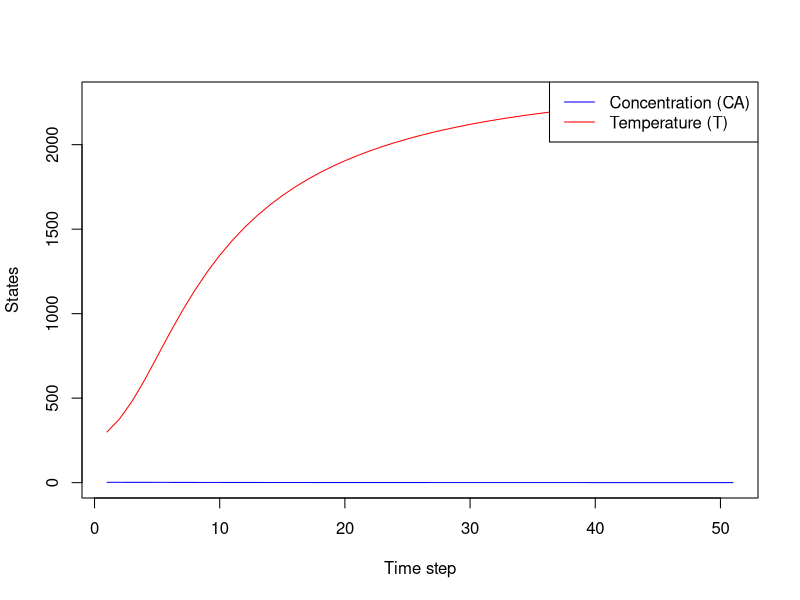

Source code (R):
# Load necessary libraries
library(deSolve)

# Define system dynamics for the nonlinear CSTR model
cstr_dynamics <- function(time, state, parameters) {
  CA <- state[1]  # Reactant concentration
  T <- state[2]   # Temperature
  
  # System parameters
  k0 <- 1.0; E <- 5000; R <- 8.314; delta_H <- -5000
  rho <- 1.0; Cp <- 4.18; V <- 100.0; F <- 1.0
  CA0 <- parameters[1]  # Control input 1
  Q <- parameters[2]    # Control input 2
  
  # Nonlinear rate and ODEs
  reaction_rate <- k0 * exp(-E / (R * T)) * CA^2
  dCAdt <- F / V * (CA0 - CA) - reaction_rate
  dTdt <- F / V * (300 - T) + (-delta_H) / (rho * Cp) * reaction_rate + Q / (rho * Cp * V)
  
  list(c(dCAdt, dTdt))  # Return list of derivatives
}

# Quantization function to reduce precision
quantize <- function(value, resolution = 0.1) {
  round(value / resolution) * resolution
}

# Cost function for the MPC optimization
cost_function <- function(u, state0, N, dt) {
  state <- state0
  total_cost <- 0
  
  u <- matrix(u, nrow=N, ncol=2, byrow=TRUE)  # Reshape u to N x 2 matrix
  
  for (i in 1:N) {
    parameters <- c(u[i, 1], u[i, 2])
    time <- c(0, dt)  # Time interval for ODE solver
    
    # Solve the system dynamics over this time step
    result <- ode(y = state, times = time, func = cstr_dynamics, parms = parameters)
    state <- result[nrow(result), 2:3]  # Update state
    
    # Calculate the cost (deviation from setpoint [CA = 2.96, T = 320] and control effort)
    total_cost <- total_cost + sum((state - c(2.96, 320))^2) + sum(u[i, ]^2)
  }
  
  return(total_cost)
}

# Nonlinear MPC optimization using R's optim function
mpc_optimization <- function(state0, N = 10, umin = c(0, 0), umax = c(7.5, 80), dt = 0.1) {
  # Initial guess for control inputs (random within bounds)
  u0 <- matrix(runif(N * 2, umin[1], umax[1]), N, 2)
  
  # Bounds for optimization
  lower <- rep(umin, N)
  upper <- rep(umax, N)
  
  # Use optim to minimize the cost function
  result <- optim(par = as.vector(u0), fn = cost_function, state0 = state0, N = N, dt = dt,
                  method = "L-BFGS-B", lower = lower, upper = upper)
  
  # Return the first control input to be applied
  return(result$par[1:2])
}

# Placeholder for encryption (identity for now)
encrypt_data <- function(data) {
  return(data)  # Simply return data (no real encryption)
}

decrypt_data <- function(encrypted_data) {
  return(encrypted_data)  # Simply return data (no real decryption)
}

# Simulation loop for MPC with encrypted communication
simulate_encrypted_mpc <- function(initial_state, time_horizon = 5.0, dt = 0.1, N = 10) {
  times <- seq(0, time_horizon, by = dt)
  state <- initial_state
  all_states <- matrix(NA, nrow = length(times), ncol = 2)
  all_states[1, ] <- state
  
  for (t in 2:length(times)) {
    # Encrypt and decrypt the current state
    encrypted_state <- encrypt_data(state)
    decrypted_state <- decrypt_data(encrypted_state)
    
    # Get the control input using MPC
    control_input <- mpc_optimization(decrypted_state, N = N, dt = dt)
    
    # Quantize the control input
    quantized_control <- quantize(control_input)
    
    # Simulate system dynamics for one step
    result <- ode(y = state, times = c(0, dt), func = cstr_dynamics, parms = quantized_control)
    state <- result[nrow(result), 2:3]  # Update state
    
    all_states[t, ] <- state  # Store state
  }
  
  return(all_states)
}

# Initial conditions and run the simulation
initial_state <- c(2.0, 300.0)  # Initial concentration (CA) and temperature (T)
start_time <- Sys.time()
results <- simulate_encrypted_mpc(initial_state)
end_time <- Sys.time()
time_taken <- end_time - start_time
cat("Time taken for the simulation:", time_taken, "seconds\n")

# Save the plot as a PNG file
png("R_CSTR_simulation_results.png", width = 800, height = 600)  # Specify the filename and dimensions
# Plot results
plot(results[, 1], type = "l", col = "blue", ylim = range(results), ylab = "States", xlab = "Time step")
lines(results[, 2], col = "red")
legend("topright", legend = c("Concentration (CA)", "Temperature (T)"), col = c("blue", "red"), lty = 1)
# Close the PNG device
dev.off()
